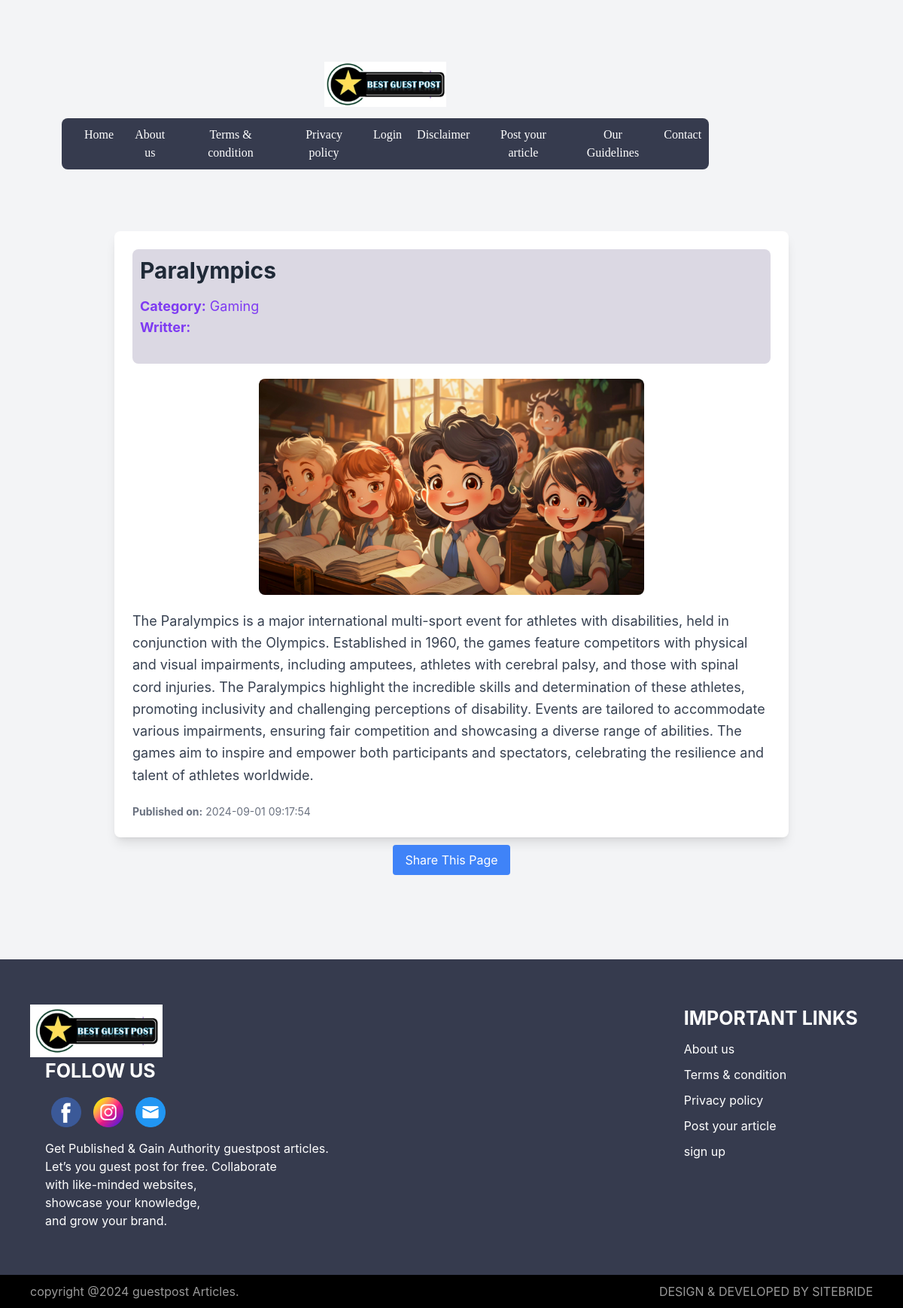
The app's page /blog.php?id=20 with its own data.
### tables this page shows
CREATE TABLE `tiger` (
  `id` int NOT NULL,
  `email` varchar(50) NOT NULL,
  `title` varchar(255) NOT NULL,
  `category` varchar(255) NOT NULL,
  `image_path` varchar(300) NOT NULL,
  `content` text NOT NULL,
  `created_at` timestamp NOT NULL DEFAULT CURRENT_TIMESTAMP,
  `name` varchar(50) NOT NULL
);

### blog.php (the view, shortened to what this page needs)
<?php
include("connection.php");
if (isset($_GET['id'])) {
    $article_id = intval($_GET['id']);
    $sql = "SELECT * FROM tiger WHERE id = $article_id";
    $result = mysqli_query($conn, $sql);
    if (mysqli_num_rows($result) > 0) {
        $article = mysqli_fetch_assoc($result);
    } else {
        echo "Article not found!";
        exit();
    }
} else {
    echo "Invalid article ID!";
    exit();
}
?>
<?php
include("top.php");
?>
    <link href="https://cdn.jsdelivr.net/npm/flowbite/dist/flowbite.min.css" rel="stylesheet" />
</head>
<body class="bg-gray-100 text-gray-900">
<?php
include("nav.php");
?>
<div class="max-w-4xl mx-auto p-6 bg-white shadow-lg rounded-lg mt-12">
     <div class="bg">
    <h1 class="text-3xl font-bold text-gray-800 mb-4" ><?php echo htmlspecialchars($article['title']); ?></h1>
    <div class="text-lg text-purple-600 mb-6"><strong>Category:</strong> <?php echo htmlspecialchars($article['category']); ?>
    <br>
    <strong>Writter:</strong> <?php echo htmlspecialchars($article['name']); ?>
    </div>
    </div>
<div class="center">
    <figure class="max-w-lg">
  <img class="h-auto max-w-full rounded-lg" src="<?php echo htmlspecialchars($article['image_path']); ?>" alt="image description">
</figure>
</div>
    <div class="text-lg text-gray-700 leading-relaxed mb-6">
        <?php echo nl2br($article['content']); ?>
    </div>
    <div class="text-sm text-gray-500 mt-4"><strong>Published on:</strong> <?php echo htmlspecialchars($article['created_at']); ?></div>
</div>
<div class="center">
    <button id="shareButton" class="bg-blue-500 text-white px-4 py-2 rounded hover:bg-blue-700 focus:outline-none focus:ring focus:ring-blue-300">
        Share This Page
    </button>
</div>
<br><br><br>
<?php
include("footer.php");
?>
<?php
include("down.php");
?>

### blog.php (style rules this page uses)
.bg { background:#dbd8e3; border-radius:8px; padding:10px; text-transform:capitalize; margin-bottom:20px; }
.center { margin:10px; display:flex; justify-content:center; margin-bottom:20px; }

### records on screen
tiger: title "Paralympics", category "Gaming", image_path (picture), content "The Paralympics is a major international multi-sport event for athletes with disabilities, held in conjunction with the Olympics. Established in 1960, the games feature competitors with physical and visual impairments, including amputees, athletes with cerebral palsy, and those with spinal cord injuries. The Paralympics highlight the incredible skills and determination of these athletes, promoting inclusivity and challenging perceptions of disability. Events are tailored to accommodate various impairments, ensuring fair competition and showcasing a diverse range of abilities. The games aim to inspire and empower both participants and spectators, celebrating the resilience and talent of…", created_at "2024-09-01 09:17:54"
